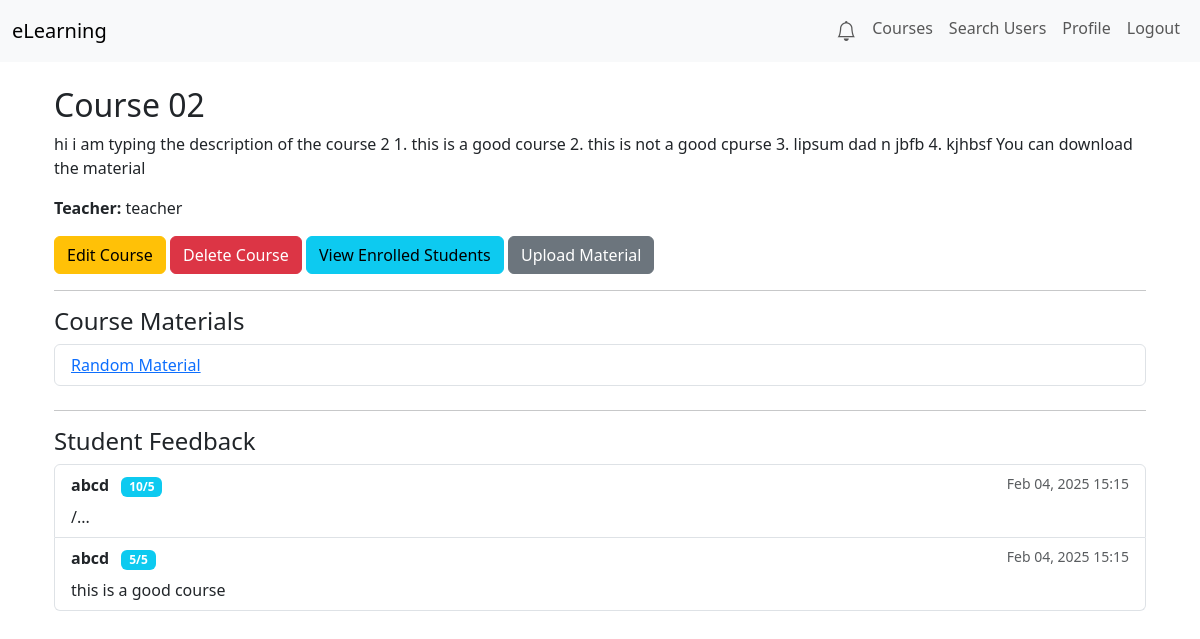
Page /courses/2/ (signed in) on the earlier database version.
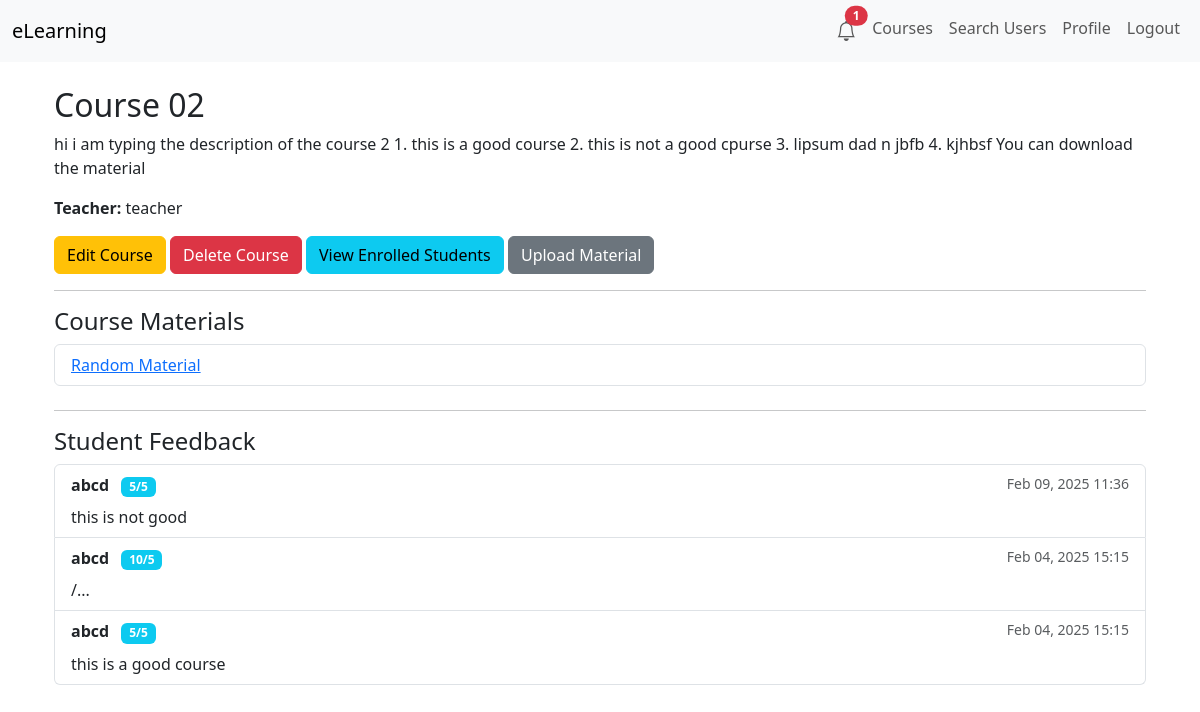
Same page on the later database version.
### courses/models.py (models this page shows, shortened)
class CourseMaterial(models.Model):
    course = models.ForeignKey(
        Course,
        on_delete=models.CASCADE,
        related_name='materials'
    )
    title = models.CharField(max_length=200)
    file = models.FileField(upload_to=course_material_upload_path)
    uploaded_at = models.DateTimeField(auto_now_add=True)

class Feedback(models.Model):
    course = models.ForeignKey(
        Course,
        on_delete=models.CASCADE,
        related_name='feedbacks'
    )
    student = models.ForeignKey(
        settings.AUTH_USER_MODEL,
        on_delete=models.CASCADE,
        related_name='feedbacks'
    )
    comment = models.TextField()
    rating = models.PositiveIntegerField(default=5)
    created_at = models.DateTimeField(auto_now_add=True)

### users/models.py (models this page shows, shortened)
class CustomUser(AbstractUser):
    STUDENT = 'Student'
    TEACHER = 'Teacher'
    ROLE_CHOICES = [
        (STUDENT, 'Student'),
        (TEACHER, 'Teacher'),
    ]
    real_name = models.CharField(max_length=150, blank=True)
    profile_picture = models.ImageField(upload_to='profile_pics/', null=True, blank=True)
    role = models.CharField(max_length=7, choices=ROLE_CHOICES, default=STUDENT)
    status = models.CharField(max_length=255, blank=True, null=True)

### courses/views.py (the view)
# urls.py: path('<int:course_id>/', views.course_detail, name='course-detail'),
@login_required
def course_detail(request, course_id):
    course = get_object_or_404(Course, id=course_id)
    is_enrolled = False
    if request.user.role == 'Student':
        is_enrolled = Enrollment.objects.filter(student=request.user, course=course).exists()
    materials = None
    if is_enrolled or (request.user == course.teacher):
        materials = course.materials.all()
    feedback_list = course.feedbacks.select_related('student').order_by('-created_at')
    return render(request, 'courses/course_detail.html', {
        'course': course,
        'is_enrolled': is_enrolled,
        'materials': materials,
        'feedback_list': feedback_list,
    })

### users/context_processors.py (called while the page is built)
def unread_notifications(request):
    if request.user.is_authenticated:
        count = request.user.notifications.filter(is_read=False).count()
        return {'unread_count': count}
    else:
        return {'unread_count': 0}

### courses/templates/courses/course_detail.html (shortened to what this page needs)
{% extends "base.html" %}
{% load static %}
{% block content %}
<div class="container mt-4">
    <h2>{{ course.title }}</h2>
    <p>{{ course.description }}</p>
    <p><strong>Teacher:</strong> {{ course.teacher.real_name }}</p>
    {% if user.role == 'Teacher' and user == course.teacher %}
        <div class="mb-3">
            <a href="{% url 'courses:update-course' course_id=course.id %}" class="btn btn-warning">Edit Course</a>
            <a href="{% url 'courses:delete-course' course_id=course.id %}" class="btn btn-danger">Delete Course</a>
            <a href="{% url 'courses:view-enrolled-students' course_id=course.id %}" class="btn btn-info">View Enrolled Students</a>
            <a href="{% url 'courses:upload-material' course_id=course.id %}" class="btn btn-secondary">Upload Material</a>
        </div>
    {% endif %}
    <hr>
    <h4>Course Materials</h4>
    {% if materials %}
        <ul class="list-group mb-4">
            {% for material in materials %}
                <li class="list-group-item">
                    <a href="{{ material.file.url }}" target="_blank">{{ material.title }}</a>
                </li>
            {% endfor %}
        </ul>
    {% else %}
        <p>No materials uploaded yet or you aren't enrolled.</p>
    {% endif %}
    <hr>
    <h4>Student Feedback</h4>
    {% if feedback_list %}
        <ul class="list-group">
            {% for fb in feedback_list %}
                <li class="list-group-item">
                    <small class="text-muted float-end">
                        {{ fb.created_at|date:"M d, Y H:i" }}
                    </small>
                    <strong>{{ fb.student.username }}</strong>
                    {% if fb.rating %}
                        <span class="badge bg-info ms-2">{{ fb.rating }}/5</span>
                    {% endif %}
                    <p class="mb-0 mt-2">{{ fb.comment }}</p>
                </li>
            {% endfor %}
        </ul>
    {% else %}
        <p>No feedback yet.</p>
    {% endif %}
</div>
{% endblock %}

Differences in the rows shown:
added Feedback: created_at "Feb 09, 2025 11:36", student.username "abcd", rating "5", comment "this is not good"
Other differences:
{{ unread_count }}: (not shown) → "1"
